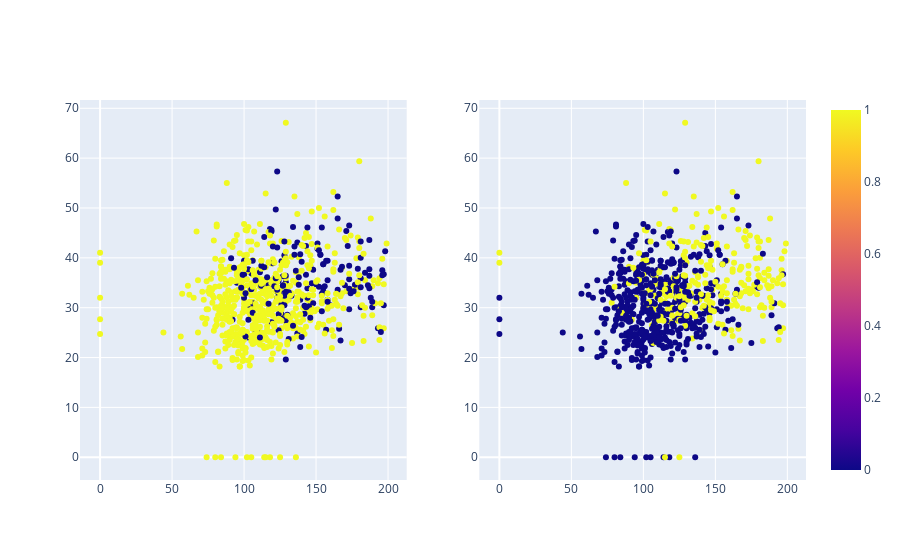

Notebook code cell kept with this figure:
### Code cell
import plotly.subplots as sp

# Creamos los DataFrames a partir de tus datos
df1 = pd.DataFrame({
    'Glucose': X['Glucose'],
    'BMI': X['BMI'],
    'Cluster': y_pred
})

df2 = pd.DataFrame({
    'Glucose': X['Glucose'],
    'BMI': X['BMI'],
    'Diabetes': y
})

# Creamos los gráficos de dispersión
fig1 = px.scatter(df1, x='Glucose', y='BMI', color='Cluster',
                 color_discrete_sequence=['gold', 'skyblue'], 
                 labels={'Glucose':'Glucose', 'BMI':'BMI', 'Cluster':'Cluster'},
                 title='BMI vs Glucose Scatter Plot')

fig2 = px.scatter(df2, x='Glucose', y='BMI', color='Diabetes',
                 color_discrete_sequence=['gold', 'skyblue'], 
                 labels={'Glucose':'Glucose', 'BMI':'BMI', 'Diabetes':'Diabetes'},
                 title='BMI vs Glucose Scatter Plot')

# Creamos un subplot con 1 fila y 2 columnas
fig = sp.make_subplots(rows=1, cols=2)

# Añadimos los gráficos al subplot
fig.add_trace(fig1['data'][0], row=1, col=1)
fig.add_trace(fig2['data'][0], row=1, col=2)

# Mostramos el gráfico
fig.show()

### Figure 1 — Plotly figure (JSON) as saved in the notebook; plotly's stock layout.template omitted (floating-point values rounded to 4 significant figures; data arrays with more than 128 entries replaced by an {"elided": "..."} marker saying what was removed)
{"data": [{"hovertemplate": "Glucose=%{x}<br>BMI=%{y}<br>Cluster=%{marker.color}<extra></extra>", "legendgroup": "", "marker": {"color": {"elided": "768 int values"}, "coloraxis": "coloraxis", "symbol": "circle"}, "mode": "markers", "name": "", "orientation": "v", "showlegend": false, "type": "scatter", "x": {"elided": "768 int values"}, "xaxis": "x", "y": {"elided": "768 float values"}, "yaxis": "y"}, {"hovertemplate": "Glucose=%{x}<br>BMI=%{y}<br>Diabetes=%{marker.color}<extra></extra>", "legendgroup": "", "marker": {"color": {"elided": "768 int values"}, "coloraxis": "coloraxis", "symbol": "circle"}, "mode": "markers", "name": "", "orientation": "v", "showlegend": false, "type": "scatter", "x": {"elided": "768 int values"}, "xaxis": "x2", "y": {"elided": "768 float values"}, "yaxis": "y2"}], "layout": {"xaxis": {"anchor": "y", "domain": [0, 0.45]}, "xaxis2": {"anchor": "y2", "domain": [0.55, 1]}, "yaxis": {"anchor": "x", "domain": [0, 1]}, "yaxis2": {"anchor": "x2", "domain": [0, 1]}}}
